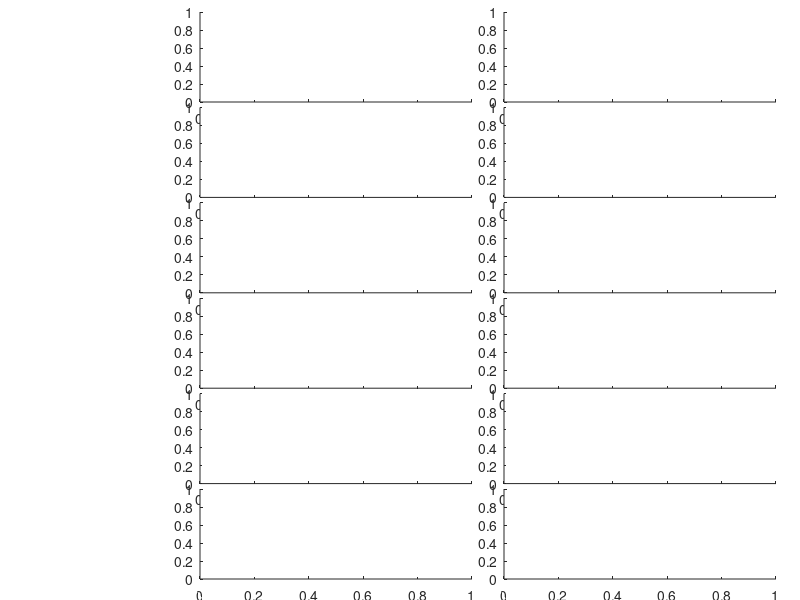

Recreate this plot in MATLAB. (Note: this script raises an error after producing the figure.)
%%%%%%%%%%%%%%%%%%%%%%%%%%%%%%%%%%%%%%%%%%%%%%%%%%%%%%%%%%%%%%%%%%%%%%%%%%%
% Figure 4. Bias vs Noise Analysis ROC and PR curves
%%%%%%%%%%%%%%%%%%%%%%%%%%%%%%%%%%%%%%%%%%%%%%%%%%%%%%%%%%%%%%%%%%%%%%%%%%%
clc;close all;clear
 
addpath('./Callbacks/');
load('./Data/Figure4/ExpertPerfCurves.mat');  

f=figure('units','normalized','position',[.01,.00,.3 1],'MenuBar','none','ToolBar','none','color','w');
ax={subplot('position',[.250,.830,.340,.150]);subplot('position',[.250,.671,.340,.150]);subplot('position',[.250,.512,.340,.150]);subplot('position',[.250,.353,.340,.150]);subplot('position',[.250,.194,.340,.150]);subplot('position',[.250,.035,.340,.150]);
    subplot('position',[.630,.830,.340,.150]);subplot('position',[.630,.671,.340,.150]);subplot('position',[.630,.512,.340,.150]);subplot('position',[.630,.353,.340,.150]);subplot('position',[.630,.194,.340,.150]);subplot('position',[.630,.035,.340,.150])};
for sp=1:6
    fcn_fig4subplot(0,sp,Fp_all(sp,:),Se_all(sp,:),PPV_all(sp,:),Fp(sp,:),Se(sp,:),Ppv(sp,:),AUC(sp),AUPRC(sp),ax);     
    fcn_fig4subplot(1,sp,Fp_all(sp,:),Se_all(sp,:),PPV_all(sp,:),Fp(sp,:),Se(sp,:),Ppv(sp,:),AUC(sp),AUPRC(sp),ax); 
end
print(gcf,'-dpng','-r300','./Fig4.png');

